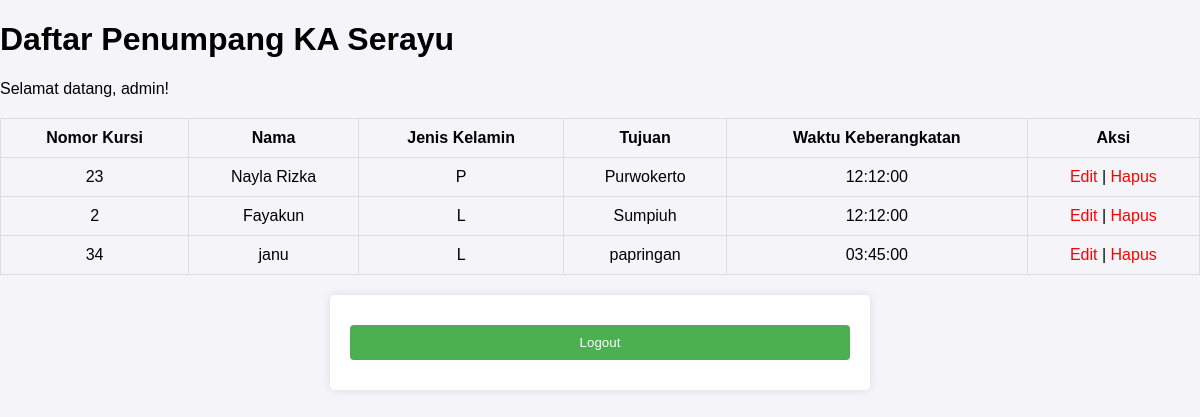
The page / (signed in) on the database its author committed.
### tables this page shows
CREATE TABLE `penumpang` (
  `id` int(11) NOT NULL AUTO_INCREMENT,
  `nomor_kursi` varchar(5) DEFAULT NULL,
  `nama` varchar(50) DEFAULT NULL,
  `jenis_kelamin` char(1) DEFAULT NULL,
  `tujuan` varchar(50) DEFAULT NULL,
  `waktu_keberangkatan` time DEFAULT NULL,
  PRIMARY KEY (`id`)
);

### index.php (the view, shortened to what this page needs)
<?php
include "db.php";
$result = mysqli_query($conn, "SELECT * FROM penumpang");
?>
<!DOCTYPE html>
<html lang="en">
<head>
    <link rel="stylesheet" href="style.css">
</head>
<body>
    <h1>Daftar Penumpang KA Serayu</h1>
    <p>Selamat datang, <?= $_SESSION['user']['username']; ?>!</p>
    <table border="1">
        <thead>
            <tr>
                <th>Nomor Kursi</th>
                <th>Nama</th>
                <th>Jenis Kelamin</th>
                <th>Tujuan</th>
                <th>Waktu Keberangkatan</th>
                <th>Aksi</th>
            </tr>
        </thead>
        <tbody>
            <?php while ($row = mysqli_fetch_assoc($result)): ?>
                <tr>
                    <td><?= $row['nomor_kursi']; ?></td>
                    <td><?= $row['nama']; ?></td>
                    <td><?= $row['jenis_kelamin']; ?></td>
                    <td><?= $row['tujuan']; ?></td>
                    <td><?= $row['waktu_keberangkatan']; ?></td>
                    <td>
                        <a href="edit.php?id=<?= $row['id']; ?>">Edit</a> |
                        <a href="delete.php?id=<?= $row['id']; ?>">Hapus</a>
                    </td>
                </tr>
            <?php endwhile; ?>
        </tbody>
    </table>
    <form method="POST">
        <button type="submit" name="logout">Logout</button>
    </form>
</body>
</html>

### style.css (style rules this page uses)
body { font-family: Arial, sans-serif; background-color: #f4f4f9; margin: 0; padding: 0; }
form { max-width: 500px; margin: 20px auto; padding: 20px; background-color: #fff; border-radius: 5px; box-shadow: 0 0 10px rgba(0, 0, 0, 0.1); }
input, select, button { width: 100%; padding: 10px; margin: 10px 0; border: 1px solid #ccc; border-radius: 4px; }
button { background-color: #4caf50; color: white; border: none; cursor: pointer; }
table { width: 100%; margin: 20px auto; border-collapse: collapse; }
table, th, td { border: 1px solid #ddd; }
th, td { padding: 10px; text-align: center; }
a { color: red; text-decoration: none; }

### rows shown on the page
penumpang: nomor_kursi "23", nama "Nayla Rizka", jenis_kelamin "P", tujuan "Purwokerto", waktu_keberangkatan "12:12:00"
penumpang: nomor_kursi "2", nama "Fayakun", jenis_kelamin "L", tujuan "Sumpiuh", waktu_keberangkatan "12:12:00"
penumpang: nomor_kursi "34", nama "janu", jenis_kelamin "L", tujuan "papringan", waktu_keberangkatan "03:45:00"

### other values the page prints
$_SESSION['user']['username'] "admin"
